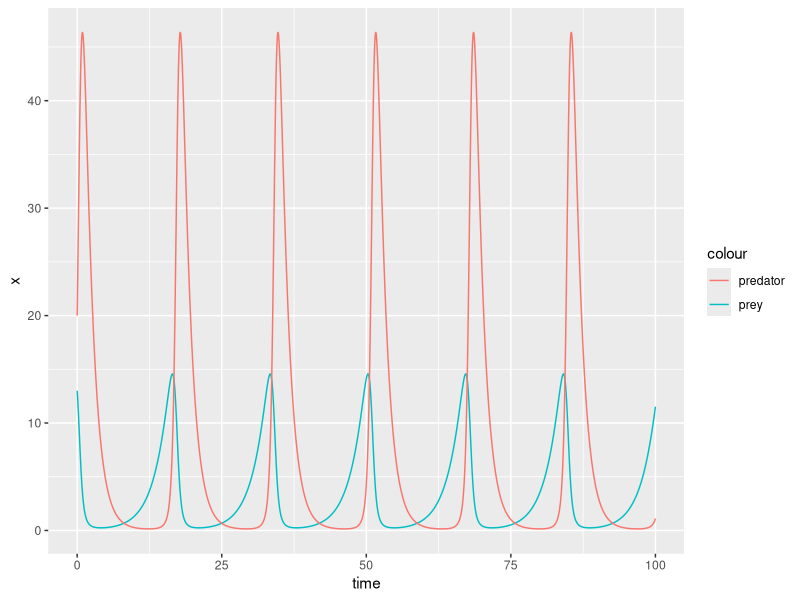
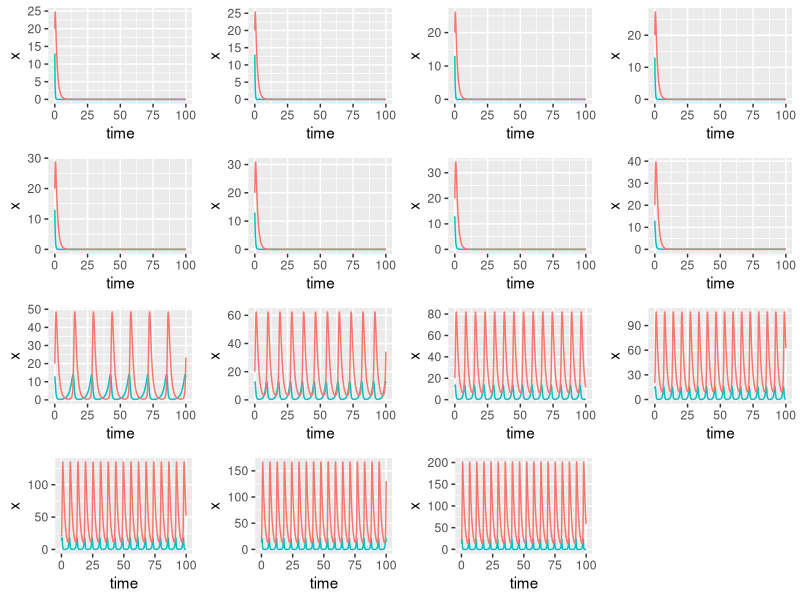
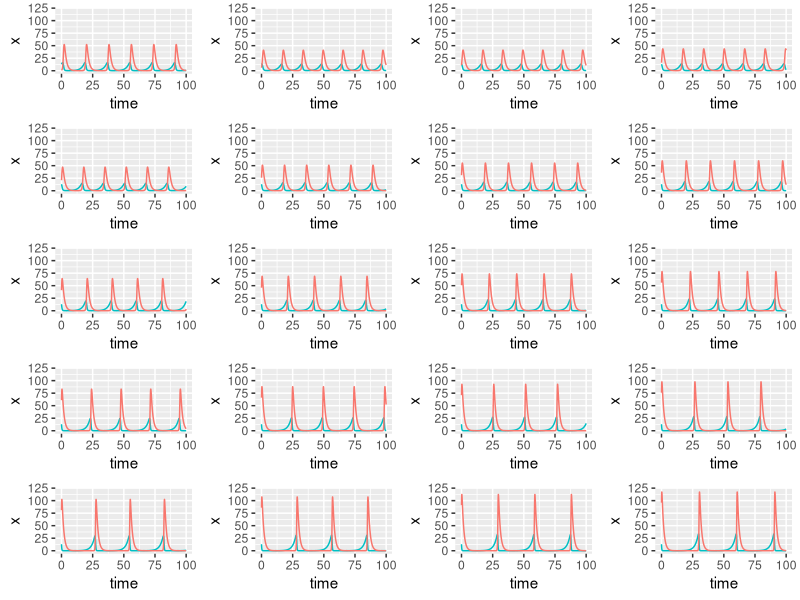

The R source for these figures, in order:
## ---- chunk 1
knitr::opts_chunk$set(echo = TRUE)
## ---- chunk 2
library(ggplot2)
library(gridExtra)
## ---- chunk 3
## Lotka Volterra predator-prey equations
LV_pred_prey <- function(t, state, parameters) {
  with(as.list(c(state, parameters)), {
    dx <- a*x - b*x*y
    dy <- d*x*y - g*y
    return(list(c(dx,dy)))
  })
}

parameters <- c(a = .4, b = .05, d = .2, g = .7)
state      <- c(x = 13, y = 20)
times      <- seq(0, 100, by = 0.01)

out <- deSolve::ode(y = state, times = times, func = LV_pred_prey, parms = parameters)
out.g <- as.data.frame(out)
ggplot2::ggplot(out.g,aes(time,x, colour = "prey")) + geom_line() + 
  geom_line(aes(time,y, colour = "predator"))
## ---- chunk 4
# Across a range of alpha values
a_range <- seq(-3.5, 3.5, by = 0.5)
out.g <- array(NA,dim=c(length(times)*length(a_range),4),dimnames=list(NULL,c("time","x","y","r")))

for(i in 1:length(a_range)){
  parameters <- c(a = a_range[i], b = .05, d = .2, g = .7)
  out <- deSolve::ode(y = state, times = times, func = LV_pred_prey, parms = parameters)
  out2 <- as.data.frame(out)
  out.g[(((length(times) * i)+1) - length(times)):(length(times) * i),4] <- a_range[i]
  out.g[(((length(times) * i)+1) - length(times)):(length(times) * i),1:3] <- out[,]
}
out.g <- as.data.frame(out.g)

# Now plot for all alpha values
p <- list()
for(i in 1:length(a_range)){
  sub <- out.g[]
  p[[i]] <- ggplot2::ggplot(out.g[out.g$r==a_range[i],],aes(time,x, colour = "prey")) + geom_line() + geom_line(aes(time,y, colour = "predator")) + guides(colour = "none")
}
do.call(grid.arrange,p)
## ---- chunk 5
# Across a range of y0 values
y0_range <- seq(1, 100, by = 5)
out.g <- array(NA,dim=c(length(times)*length(y0_range),4),dimnames=list(NULL,c("time","x","y","r")))

for(i in 1:length(y0_range)){
  parameters <- c(a = .4, b = .05, d = .2, g = .7)
  state      <- c(x = 13, y = y0_range[i])
  out <- deSolve::ode(y = state, times = times, func = LV_pred_prey, parms = parameters)
  out2 <- as.data.frame(out)
  out.g[(((length(times) * i)+1) - length(times)):(length(times) * i),4] <- y0_range[i]
  out.g[(((length(times) * i)+1) - length(times)):(length(times) * i),1:3] <- out[,]
}
out.g <- as.data.frame(out.g)

# Now plot for all alpha values
p <- list()
for(i in 1:length(y0_range)){
  sub <- out.g[]
  p[[i]] <- ggplot2::ggplot(out.g[out.g$r==y0_range[i],],aes(time,x, colour = "prey")) + geom_line() + geom_line(aes(time,y, colour = "predator")) + guides(colour = "none") + ylim(0, 120)
}
do.call(gridExtra::grid.arrange,p)
